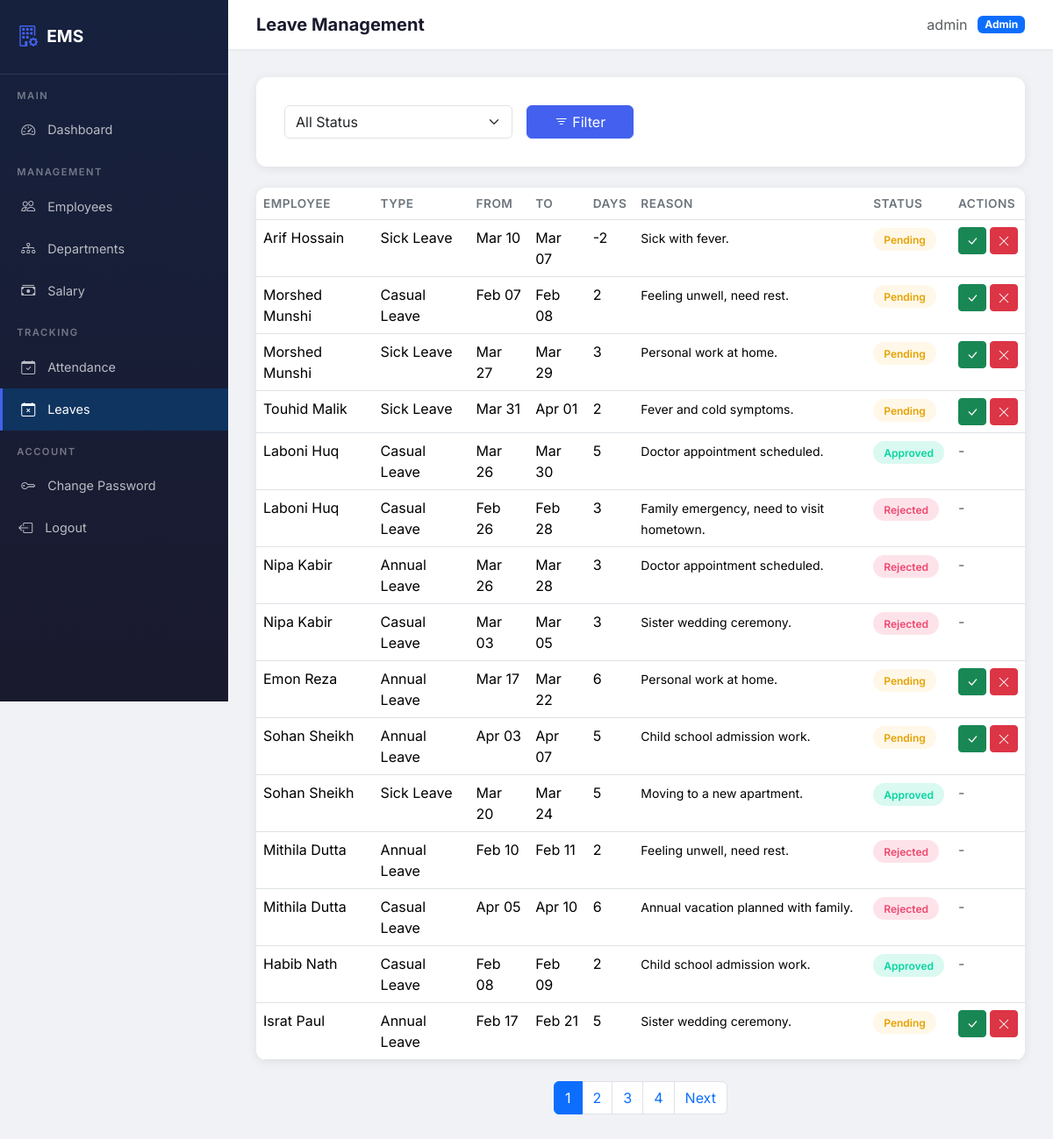
Page /leaves/all/ (signed in) on the committed database.
### leaves/models.py (models this page shows, shortened)
class Leave(models.Model):
    LEAVE_TYPE_CHOICES = [
        ('sick', 'Sick Leave'),
        ('casual', 'Casual Leave'),
        ('annual', 'Annual Leave'),
    ]
    STATUS_CHOICES = [
        ('pending', 'Pending'),
        ('approved', 'Approved'),
        ('rejected', 'Rejected'),
    ]
    employee = models.ForeignKey(
        Employee, on_delete=models.CASCADE, related_name='leaves'
    )
    leave_type = models.CharField(max_length=10, choices=LEAVE_TYPE_CHOICES)
    start_date = models.DateField()
    end_date = models.DateField()
    reason = models.TextField()
    status = models.CharField(max_length=10, choices=STATUS_CHOICES, default='pending')
    admin_remarks = models.TextField(blank=True)
    applied_on = models.DateTimeField(auto_now_add=True)
    class Meta:
        ordering = ['-applied_on']
    @property
    def duration(self):
        return (self.end_date - self.start_date).days + 1

### employees/models.py (models this page shows, shortened)
class Employee(models.Model):
    STATUS_CHOICES = [
        ('active', 'Active'),
        ('inactive', 'Inactive'),
    ]
    user = models.OneToOneField(User, on_delete=models.CASCADE, related_name='employee')
    phone = models.CharField(max_length=20, blank=True)
    department = models.ForeignKey(
        Department, on_delete=models.SET_NULL, null=True, related_name='employees'
    )
    job_title = models.CharField(max_length=100)
    salary = models.DecimalField(max_digits=12, decimal_places=2, default=0)
    joining_date = models.DateField()
    status = models.CharField(max_length=10, choices=STATUS_CHOICES, default='active')
    profile_picture = models.ImageField(
        upload_to='profile_pics/', blank=True, null=True
    )
    class Meta:
        ordering = ['user__first_name', 'user__last_name']
    @property
    def full_name(self):
        return self.user.get_full_name() or self.user.username

### leaves/views.py (the view)
# urls.py: path('all/', views.admin_leave_list, name='admin_list'),
@admin_required
def admin_leave_list(request):
    queryset = Leave.objects.select_related('employee__user').order_by('-applied_on')
    status = request.GET.get('status', '')
    if status:
        queryset = queryset.filter(status=status)
    paginator = Paginator(queryset, 15)
    page_number = request.GET.get('page')
    page_obj = paginator.get_page(page_number)
    return render(request, 'leaves/admin_leave_list.html', {
        'leaves': page_obj,
        'page_obj': page_obj,
        'is_paginated': page_obj.has_other_pages(),
        'current_status': status,
    })

### templates/leaves/admin_leave_list.html (shortened to what this page needs)
{% extends 'base.html' %}
{% block page_title %}Leave Management{% endblock %}
{% block content %}
<div class="form-card mb-4">
    <form method="get" class="row g-3">
        <div class="col-md-4">
            <select name="status" class="form-select">
                <option value="">All Status</option>
            </select>
        </div>
        <div class="col-md-2">
            <button type="submit" class="btn btn-primary w-100"><i class="bi bi-filter"></i> Filter</button>
        </div>
    </form>
</div>
<div class="table-card">
    <div class="table-responsive">
        <table class="table table-hover mb-0">
            <thead>
                <tr>
                    <th>Employee</th>
                    <th>Type</th>
                    <th>From</th>
                    <th>To</th>
                    <th>Days</th>
                    <th>Reason</th>
                    <th>Status</th>
                    <th>Actions</th>
                </tr>
            </thead>
            <tbody>
                {% for leave in leaves %}
                <tr>
                    <td>{{ leave.employee.full_name }}</td>
                    <td>{{ leave.get_leave_type_display }}</td>
                    <td>{{ leave.start_date|date:"M d" }}</td>
                    <td>{{ leave.end_date|date:"M d" }}</td>
                    <td>{{ leave.duration }}</td>
                    <td><small>{{ leave.reason|truncatewords:10 }}</small></td>
                    <td><span class="badge-status badge-{{ leave.status }}">{{ leave.get_status_display }}</span></td>
                    <td>
                        {% if leave.status == 'pending' %}
                        <div class="d-flex gap-1">
                            <form method="post" action="{% url 'leaves:action' leave.pk 'approve' %}">
                                <button type="submit" class="btn btn-sm btn-success" title="Approve"><i
                                        class="bi bi-check-lg"></i></button>
                            </form>
                            <form method="post" action="{% url 'leaves:action' leave.pk 'reject' %}">
                                <button type="submit" class="btn btn-sm btn-danger" title="Reject"><i
                                        class="bi bi-x-lg"></i></button>
                            </form>
                        </div>
                        {% else %}
                        <span class="text-muted">-</span>
                        {% endif %}
                    </td>
                </tr>
                {% empty %}
                <tr>
                    <td colspan="8" class="text-center text-muted py-4">No leave requests found.</td>
                </tr>
                {% endfor %}
            </tbody>
        </table>
    </div>
</div>
{% if is_paginated %}
<nav class="mt-4">
    <ul class="pagination justify-content-center">
        {% for num in page_obj.paginator.page_range %}
        <li class="page-item {% if num == page_obj.number %}active{% endif %}">
            <a class="page-link" href="?page={{ num }}&status={{ current_status }}">{{ num }}</a>
        </li>
        {% endfor %}
        {% if page_obj.has_next %}
        <li class="page-item"><a class="page-link"
                href="?page={{ page_obj.next_page_number }}&status={{ current_status }}">Next</a></li>
        {% endif %}
    </ul>
</nav>
{% endif %}
{% endblock %}

### templates/base.html (shortened to what this page needs)
{% load static %}
<!DOCTYPE html>
<html lang="en">
<head>
    <link href="https://cdn.jsdelivr.net/npm/bootstrap@5.3.2/dist/css/bootstrap.min.css" rel="stylesheet">
    <link href="https://cdn.jsdelivr.net/npm/bootstrap-icons@1.11.2/font/bootstrap-icons.min.css" rel="stylesheet">
    <link rel="stylesheet" href="{% static 'css/style.css' %}">
</head>
<body>
    {% if user.is_authenticated %}
    <nav class="sidebar">
        <div class="brand">
            <i class="bi bi-building-gear"></i>
            <h4>EMS</h4>
        </div>
        {% if user.is_staff %}
        <div class="nav-section">Main</div>
        <a href="{% url 'dashboard:home' %}"
            class="nav-link {% if request.resolver_match.app_name == 'dashboard' %}active{% endif %}">
            <i class="bi bi-speedometer2"></i> Dashboard
        </a>
        <div class="nav-section">Management</div>
        <a href="{% url 'employees:list' %}"
            class="nav-link {% if request.resolver_match.app_name == 'employees' and 'my_' not in request.resolver_match.url_name %}active{% endif %}">
            <i class="bi bi-people"></i> Employees
        </a>
        <a href="{% url 'departments:list' %}"
            class="nav-link {% if request.resolver_match.app_name == 'departments' %}active{% endif %}">
            <i class="bi bi-diagram-3"></i> Departments
        </a>
        <a href="{% url 'employees:salary_list' %}"
            class="nav-link {% if 'salary' in request.resolver_match.url_name %}active{% endif %}">
            <i class="bi bi-cash-stack"></i> Salary
        </a>
        <div class="nav-section">Tracking</div>
        <a href="{% url 'attendance:admin_attendance' %}"
            class="nav-link {% if request.resolver_match.app_name == 'attendance' %}active{% endif %}">
            <i class="bi bi-calendar-check"></i> Attendance
        </a>
        <a href="{% url 'leaves:admin_list' %}"
            class="nav-link {% if request.resolver_match.app_name == 'leaves' %}active{% endif %}">
            <i class="bi bi-calendar-x"></i> Leaves
        </a>
        {% endif %}
        <div class="nav-section">Account</div>
        <a href="{% url 'accounts:password_change' %}" class="nav-link">
            <i class="bi bi-key"></i> Change Password
        </a>
        <form method="post" action="{% url 'accounts:logout' %}" class="m-0 p-0">
            <button type="submit" class="nav-link w-100 text-start border-0 bg-transparent" style="cursor:pointer;">
                <i class="bi bi-box-arrow-left"></i> Logout
            </button>
        </form>
    </nav>
    <div class="main-content">
        <div class="topbar">
            <h5 class="page-title">{% block page_title %}Dashboard{% endblock %}</h5>
            <div class="user-info">
                <span class="text-muted">{{ user.get_full_name|default:user.username }}</span>
                <span class="badge bg-{% if user.is_staff %}primary{% else %}secondary{% endif %}">
                    {% if user.is_staff %}Admin{% else %}Employee{% endif %}
                </span>
            </div>
        </div>
        <div class="content-wrapper">
            {% block content %}{% endblock %}
        </div>
    </div>
    {% else %}
    {% block login_content %}{% endblock %}
    {% endif %}
</body>
</html>

### static/css/style.css (style rules this page uses)
:root { --primary: #4361ee; --primary-dark: #3a56d4; --secondary: #7209b7; --success: #06d6a0; --warning: #ffd166; --danger: #ef476f; --dark: #1a1a2e; --sidebar-bg: #16213e; --sidebar-hover: #0f3460; --body-bg: #f0f2f5; --card-shadow: 0 2px 12px rgba(0, 0, 0, 0.08); }
body { background-color: var(--body-bg); font-family: 'Inter', 'Segoe UI', sans-serif; min-height: 100vh; }
.sidebar { background: linear-gradient(180deg, var(--sidebar-bg) 0%, var(--dark) 100%); min-height: 100vh; width: 260px; position: fixed; top: 0; left: 0; z-index: 1000; padding-top: 0; transition: all 0.3s ease; overflow-y: auto; }
.sidebar .brand { padding: 1.5rem 1.2rem; border-bottom: 1px solid rgba(255, 255, 255, 0.1); display: flex; align-items: center; gap: 10px; }
.sidebar .brand h4 { color: #fff; margin: 0; font-weight: 700; font-size: 1.2rem; }
.sidebar .brand i { font-size: 1.5rem; color: var(--primary); }
.sidebar .nav-link { color: rgba(255, 255, 255, 0.7); padding: 0.75rem 1.2rem; display: flex; align-items: center; gap: 12px; font-size: 0.9rem; border-left: 3px solid transparent; transition: all 0.2s ease; }
.sidebar .nav-link:hover, .sidebar .nav-link.active { color: #fff; background: var(--sidebar-hover); border-left-color: var(--primary); }
.sidebar .nav-link i { width: 20px; text-align: center; font-size: 1rem; }
.sidebar .nav-section { color: rgba(255, 255, 255, 0.4); padding: 1rem 1.2rem 0.4rem; font-size: 0.7rem; text-transform: uppercase; letter-spacing: 1.5px; font-weight: 600; }
.main-content { margin-left: 260px; min-height: 100vh; }
.topbar { background: #fff; padding: 1rem 2rem; box-shadow: 0 1px 4px rgba(0, 0, 0, 0.06); display: flex; justify-content: space-between; align-items: center; position: sticky; top: 0; z-index: 999; }
.topbar .page-title { font-weight: 700; font-size: 1.25rem; color: var(--dark); margin: 0; }
.topbar .user-info { display: flex; align-items: center; gap: 12px; }
.content-wrapper { padding: 2rem; }
.table-card { background: #fff; border-radius: 12px; box-shadow: var(--card-shadow); overflow: hidden; }
.table-card table { margin-bottom: 0; }
.table-card th { font-weight: 600; font-size: 0.85rem; text-transform: uppercase; letter-spacing: 0.5px; color: #6c757d; border-top: none; }
.badge-status { padding: 0.35rem 0.75rem; border-radius: 20px; font-size: 0.75rem; font-weight: 600; }
.badge-pending { background: rgba(255, 209, 102, 0.15); color: #e6a100; }
.badge-approved { background: rgba(6, 214, 160, 0.15); color: #06d6a0; }
.badge-rejected { background: rgba(239, 71, 111, 0.15); color: #ef476f; }
.form-card { background: #fff; border-radius: 12px; box-shadow: var(--card-shadow); padding: 2rem; }
.btn-primary { background: var(--primary); border-color: var(--primary); }

### rows in the picture
Leave: employee.full_name "Arif Hossain", leave_type "Sick Leave", start_date "Mar 10", end_date "Mar 07", duration "-2", reason "Sick with fever.", status "Pending"
Leave: employee.full_name "Morshed Munshi", leave_type "Casual Leave", start_date "Feb 07", end_date "Feb 08", duration "2", reason "Feeling unwell, need rest.", status "Pending"
Leave: employee.full_name "Morshed Munshi", leave_type "Sick Leave", start_date "Mar 27", end_date "Mar 29", duration "3", reason "Personal work at home.", status "Pending"
Leave: employee.full_name "Touhid Malik", leave_type "Sick Leave", start_date "Mar 31", end_date "Apr 01", duration "2", reason "Fever and cold symptoms.", status "Pending"
Leave: employee.full_name "Laboni Huq", leave_type "Casual Leave", start_date "Mar 26", end_date "Mar 30", duration "5", reason "Doctor appointment scheduled.", status "Approved"
Leave: employee.full_name "Laboni Huq", leave_type "Casual Leave", start_date "Feb 26", end_date "Feb 28", duration "3", reason "Family emergency, need to visit hometown.", status "Rejected"
Leave: employee.full_name "Nipa Kabir", leave_type "Annual Leave", start_date "Mar 26", end_date "Mar 28", duration "3", reason "Doctor appointment scheduled.", status "Rejected"
Leave: employee.full_name "Nipa Kabir", leave_type "Casual Leave", start_date "Mar 03", end_date "Mar 05", duration "3", reason "Sister wedding ceremony.", status "Rejected"
Leave: employee.full_name "Emon Reza", leave_type "Annual Leave", start_date "Mar 17", end_date "Mar 22", duration "6", reason "Personal work at home.", status "Pending"
Leave: employee.full_name "Sohan Sheikh", leave_type "Annual Leave", start_date "Apr 03", end_date "Apr 07", duration "5", reason "Child school admission work.", status "Pending"
Leave: employee.full_name "Sohan Sheikh", leave_type "Sick Leave", start_date "Mar 20", end_date "Mar 24", duration "5", reason "Moving to a new apartment.", status "Approved"
Leave: employee.full_name "Mithila Dutta", leave_type "Annual Leave", start_date "Feb 10", end_date "Feb 11", duration "2", reason "Feeling unwell, need rest.", status "Rejected"
Leave: employee.full_name "Mithila Dutta", leave_type "Casual Leave", start_date "Apr 05", end_date "Apr 10", duration "6", reason "Annual vacation planned with family.", status "Rejected"
Leave: employee.full_name "Habib Nath", leave_type "Casual Leave", start_date "Feb 08", end_date "Feb 09", duration "2", reason "Child school admission work.", status "Approved"
Leave: employee.full_name "Israt Paul", leave_type "Annual Leave", start_date "Feb 17", end_date "Feb 21", duration "5", reason "Sister wedding ceremony.", status "Pending"

### other values in the picture
{{ user.get_full_name|default:user.username }} "admin"
{{ num }} "1" "2" "3" "4"
